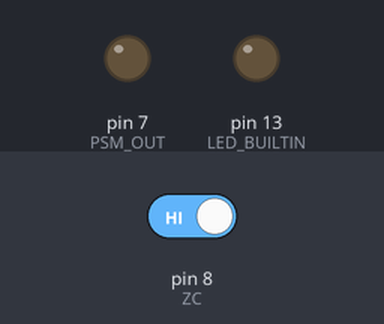
This sketch was run on a simulated Arduino Uno, built with avr-gcc and run on an emulated ATmega328P. On the bench: output pins drawn as LEDs (lit = HIGH). Inputs (shaded band) come from the test bench; at power-on: pin 8 (ZC) HIGH.

Above: at 1.2 s.
1.3 s: pin 8 (ZC) driven LOW
At 2.3 s:
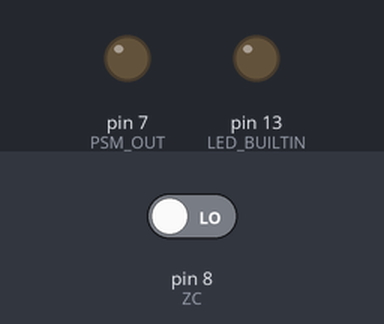
2.8 s: pin 8 (ZC) driven HIGH
At 3.8 s:
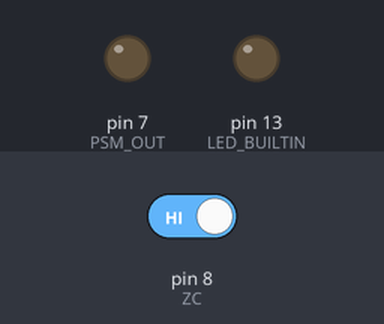
Timing chart, 0 to 11.8 s (numbered marks = the images above; inputs shaded):
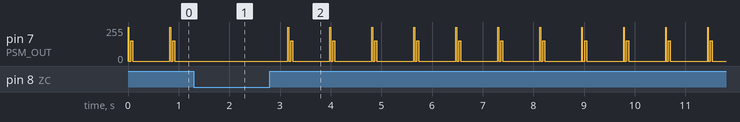

Measured:
- after the input at 1.3 s, pin 7 (PSM_OUT): stops changing and stays 0/255
- after the input at 2.8 s, pin 7 (PSM_OUT): 0/255 → 255/255 after 0.36 s, then repeats every 0.83 s: 0/255 0.04 s, 153/255 0.04 s, 0/255 0.73 s, 255/255 0.02 s

The sketch:

RobotDyne_PSM_Dimmer.ino
```cpp
#define ZC 8
#define PSM_OUT 7

const int pulse_max = 100;
volatile int pulse_count = 0;
volatile int pulse_stop = 5;

int validate_pulse() {
  int i = 0;

  while(i < 5) {
    delayMicroseconds(50);

    if(!digitalRead(ZC)) {
      return 0;
    }

    i++;
  }

  return 1;
}

void psm_pulse() {
  digitalWrite(PSM_OUT, HIGH);
  delay(8);
  digitalWrite(PSM_OUT, LOW);
}

void setup() {
  pinMode(LED_BUILTIN, OUTPUT);
  pinMode(ZC, INPUT);
  pinMode(PSM_OUT, OUTPUT);

  digitalWrite(LED_BUILTIN, LOW);
  digitalWrite(PSM_OUT, LOW);
}

void loop() {
  pulse_count = 0;

  while (pulse_count < pulse_max) {

    while (pulse_count < pulse_stop) {

        while(!digitalRead(ZC)) {}

        if(validate_pulse()) {
          psm_pulse();
        }

        pulse_count++;
    }

    while(!digitalRead(ZC)) {}

    if(validate_pulse()) {
          delay(8);
        }
    pulse_count++;
  }
}
```
